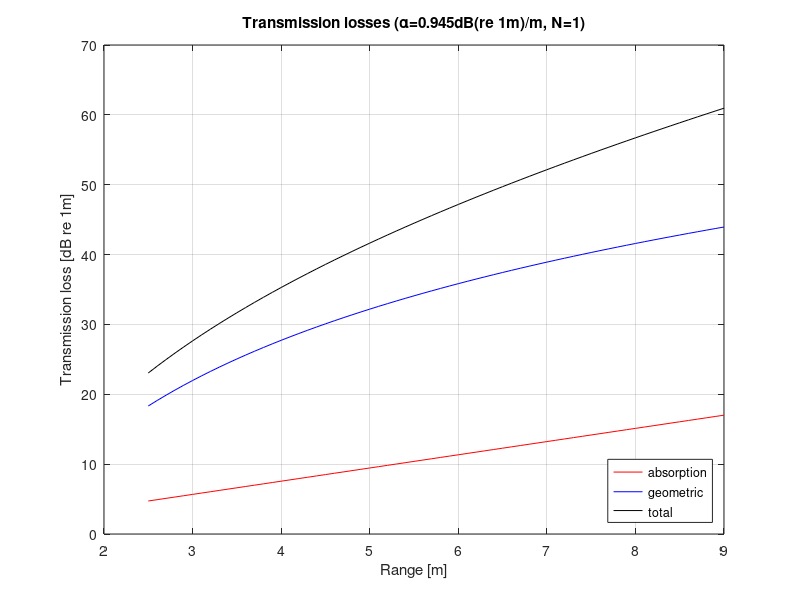

The MATLAB source for this figure: (Note: this script raises an error after producing the figure.)
%TRANSMISSION_LOSS.M Simple transmission loss model to enhance sonar data.
%
% Note: the sonar image is assumed to contain the output of a matched
% filter. This script modifies the image to take into account transmission
% losses, reducing the intensity of spurious returns.
%
% Pedro Vaz Teixeira, June 2014
% pvt@mit.edu

close all

%% transmission loss model (absorption+geometric)
figure();

% absorption coefficient [dB(re 1m)/ m]
% alpha = 0.9666; % didson/auto
alpha = 0.945;  % 1.8MHz, 10m depth, 15C, ph 8, 35ppt salinity
                % http://resource.npl.co.uk/acoustics/techguides/seaabsorption/

% geometric loss coefficient
N = 1; % cyclindrical
%N = 2; % spherical
                
r = 2.5:0.1:9;      %    
h_a = 2*alpha.*r;   % absorption losses
h_g = 20*log(r.^N); % geometric losses

plot(r, h_a, 'r')
hold on
plot(r, h_g, 'b')
plot(r, h_a + h_g, 'k')
legend('absorption', 'geometric', 'total', 'Location', 'Southeast')
ylabel('Transmission loss [dB re 1m]')
xlabel('Range [m]')
title(['Transmission losses (\alpha=',num2str(alpha),'dB(re 1m)/m, N=',num2str(N),')']);

grid on

%% application to didson data
polar_frame = flipud(im2double(imread('./data/frame.bmp')));
figure();

subplot(1,4,1);
imshow(polar_frame);
xlabel('Azimuth');
ylabel('Range');
title('Original/polar');

[cart_frame, ~, ~] = polarToCart(polar_frame, 2.5, 9, 500);
subplot(1,4,2)
imshow(fliplr(cart_frame'))
xlabel('y')
ylabel('x')
title('Original/cart.')

polar_frame2 = polar_frame;

for i=1:512
    r = 2.5 + (6.5/512)*i;  % not sure these are the values for the test frame
    % unsure about formula - not sure about the intensity scale/value
    polar_frame2(i,:) = (255*polar_frame2(i,:) - (2*alpha*r)*ones(1,96) - N*20*log(r))./255;
end
subplot(1,4,3)
imshow(polar_frame2)
xlabel('Azimuth');
ylabel('Range');
title('Enhanced/polar');

[cart_frame, ~, ~] = polarToCart(polar_frame2, 2.5, 9, 500);
subplot(1,4,4)
imshow(fliplr(cart_frame'))
xlabel('y')
ylabel('x')
title('Enhanced/cart');

suptitle('Transmission loss compensation');


%% stand-alone enhancement function test

figure()
eframe = enhance(polar_frame, 2.5,  9);
imshow(eframe)
title('Transmission loss compensation - stand-alone function');


%% blind deconvolution
PSF = ones(96,96);
[edframe, PSF] = deconvblind(eframe, PSF, 20);
figure();

subplot(1,4,1)
imshow(polar_frame)
title('Original');

subplot(1,4,2)
imshow(eframe)
title('Enhanced');

subplot(1,4,3)
imshow(edframe)
title('Deconvolved');

subplot(1,4,4)
imshow(250*PSF)
title('PSF estimate (x250)');

suptitle('Blind deconvolution (polar)');


%% deconvolution on enhanced image
[cart_frame, rx, ry] = polarToCart(eframe, 2.5, 9, 500);
G = green_cart(95, 1/rx, 1/ry);
cart_frame_d = deconvreg(cart_frame, G);
figure()

subplot(1,2,1)
imshow(cart_frame)
title('Enhanced/cart');

subplot(1,2,2)
imshow(cart_frame_d)
title('Enhanced+deconv./cart');

suptitle('Reg. deconvolution (cart.)');


%% range bin energy content comparison (original vs enhanced)
figure()
subplot(1,5,1);
imshow(polar_frame);    % original
eo = zeros(512,1);
for i = 1:512
    eo(i) = mean(polar_frame(i,:));
end
subplot(1,5,2)
plot(eo, 512:-1:1)
xlim([0 1])
ylim([1 512])

subplot(1,5,3);
imshow(eframe);
ee = zeros(512,1);
for i = 1:512
    ee(i) = mean(eframe(i,:));
end
subplot(1,5,4)
plot(ee, 512:-1:1)
hold on;
k = 1/max(max(eframe));
plot(k*ee, 512:-1:1,'r')
xlim([0 1])
ylim([1 512])

subplot(1,5,5);
imshow(k*eframe);
title('amplified')

suptitle('Average bin intensity')
